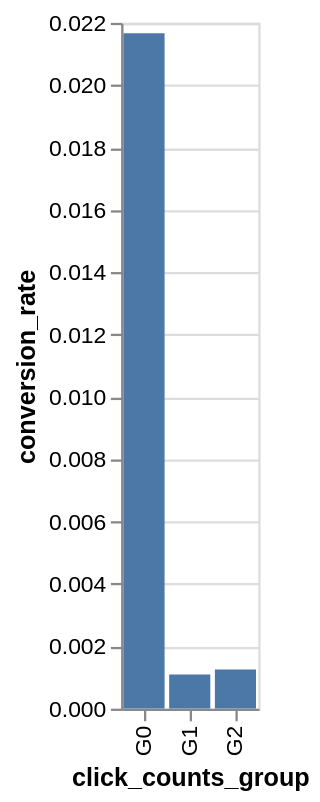

The notebook cell this image was saved under:
### Markdown cell above
## Display conversion rates for IPs with 500 and more clicks

### Code cell
(train_w_click_counts_group
 # Create `conversion_rate` column
 .group_by(S.ip, maintain_order=True)
 .agg(pl.col(S.label()).value_counts())
 .explode(S.label())
 .unnest(S.label())
 .pivot(index=S.ip, values='count', on=S.label())
 .select(S.ip, 'true', 'false') # always make `true`` column first
 .fill_null(0)
 .with_columns(
    conversion_rate=pl.col('true').truediv(pl.col('false').add(pl.col('true')))
 # ------ End of `conversion_rate` column creation ------
 ).join(
    train_w_click_counts_group.select(S.ip, E.click_counts_group).unique(),
    on=S.ip, maintain_order='left',
 )
.group_by(E.click_counts_group, maintain_order=True)
.agg(pl.mean('conversion_rate'))
 .plot.bar(
    x=E.click_counts_group,
    y='conversion_rate')
)

### Figure 1 — Vega-Lite specification as saved in the notebook (floating-point values rounded to 4 significant figures)
{"config": {"view": {"continuousWidth": 300, "continuousHeight": 300}}, "data": {"name": "data-dd9f07411ce920c1e743f9d0b6464325"}, "mark": {"type": "bar", "tooltip": true}, "encoding": {"x": {"field": "click_counts_group", "sort": ["G0", "G1", "G2"], "type": "ordinal"}, "y": {"field": "conversion_rate", "type": "quantitative"}}, "params": [{"name": "param_1", "select": {"type": "interval", "encodings": ["x", "y"]}, "bind": "scales"}], "$schema": "https://vega.github.io/schema/vega-lite/v5.20.1.json", "datasets": {"data-dd9f07411ce920c1e743f9d0b6464325": [{"click_counts_group": "G0", "conversion_rate": 0.02167}, {"click_counts_group": "G1", "conversion_rate": 0.001093}, {"click_counts_group": "G2", "conversion_rate": 0.001255}]}}
